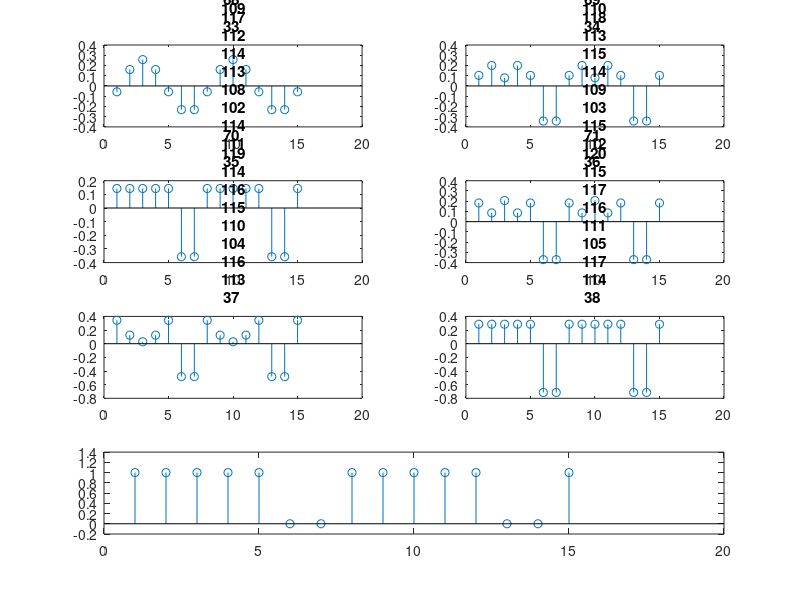

The MATLAB script that drew this image: (Note: this script raises an error after producing the figure.)
% se inicializa el vector en el que se evaluaran dos
% ciclos, uno que es el correspondiente a la frecuencia discreta
% y el segundo que corresponde a los elementos de la senal
x1=zeros(1,15)
for k=1:7
    for n=1:15
    % se evaluan los coeficientes ak y la senal para cada componente espectral
    ak=(1/7)*(sin(5*pi*k/7)/sin(pi*k/7));
    x(n)=ak*exp(((n-1)-2)*j*2*pi*k/7)
    end
    % se suman los resultados para cada componente espectral y se grafica x[n]
    x1=x1+x;
    if k<7
    subplot(4,2,k), stem(real(x1));
    title("Armonicol " + k)
    else
    subplot(4,2,[7,8]),stem(real(x1));
    title("Suma de los " + k + " armonicos")
    end
end
